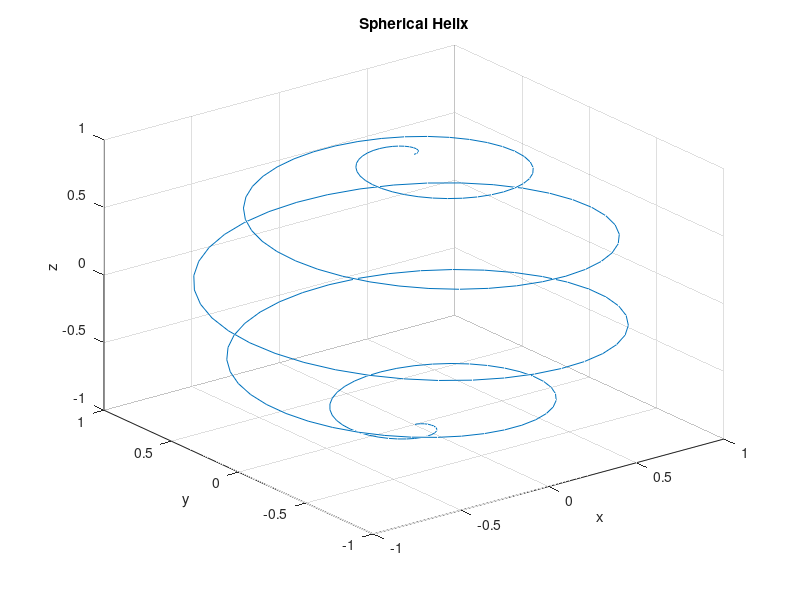

This figure's MATLAB source:
% Practice_3_2
% Plot the following 3D curve using the plot3 function:
% x = sin(t/2c)cos(t)
% y = sin(t/2c)sin(t)
% z = cos(t/2c) 
% where c = 5 and 0<=t<=10pi
c = 5;
t = linspace(0,10*pi,200);
x = sin(t./(2*c)).*cos(t);
y = sin(t./(2*c)).*sin(t);
z = cos(t./(2*c));
plot3(x,y,z), xlabel('x'), ylabel('y'), zlabel('z'), title('Spherical Helix'), grid on;
